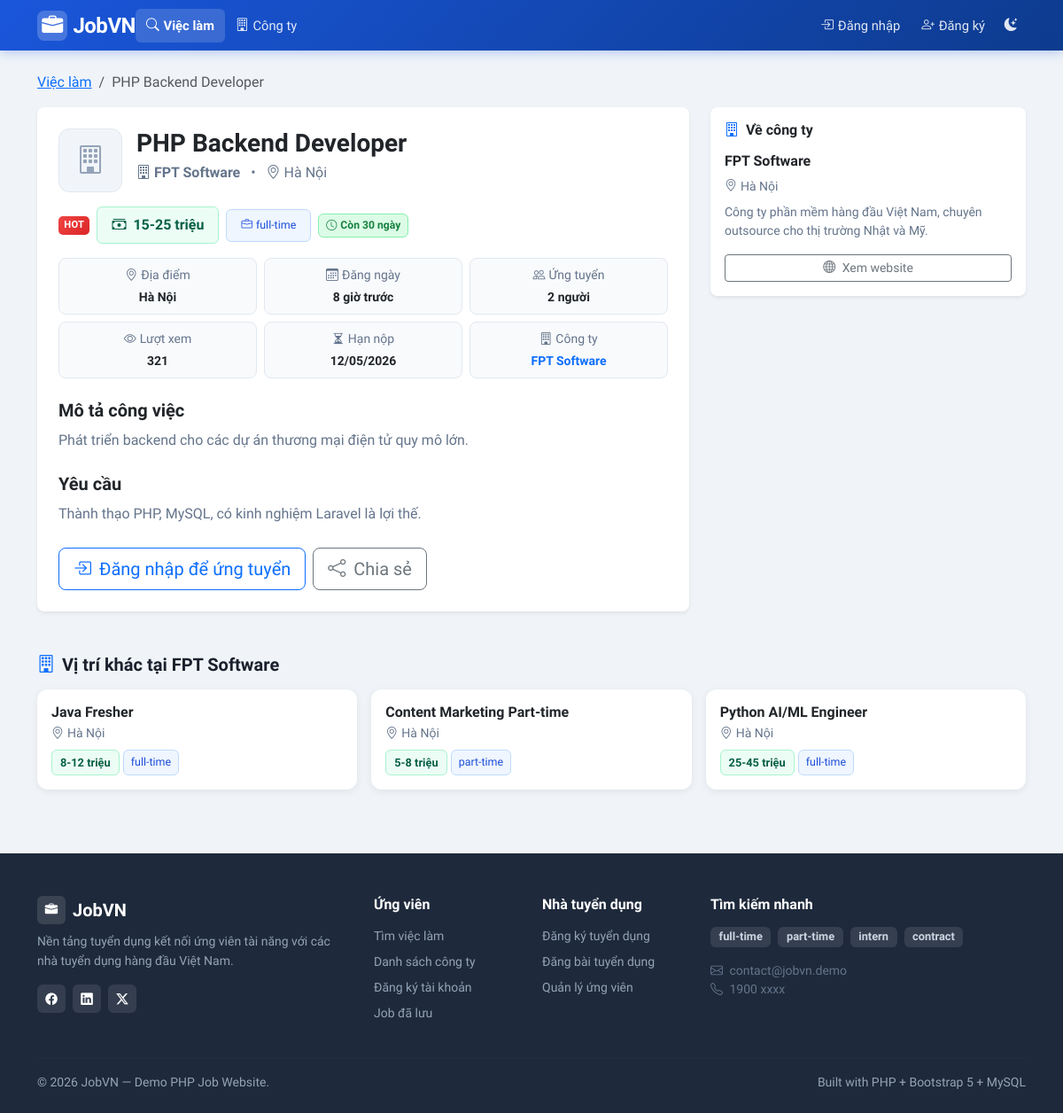
Page /index.php?page=job_detail&id=1 on the committed database.
### tables this page shows
CREATE TABLE jobs (
    id INT AUTO_INCREMENT PRIMARY KEY,
    company_id INT NOT NULL,
    employer_id INT NOT NULL,                    
    title VARCHAR(200) NOT NULL,
    description TEXT NOT NULL,
    requirements TEXT NULL,
    location VARCHAR(200) NULL,
    salary_min INT NULL,                         
    salary_max INT NULL,                         
    job_type ENUM('full-time','part-time','intern','contract') NOT NULL DEFAULT 'full-time',
    is_active TINYINT(1) NOT NULL DEFAULT 1,
    is_hot TINYINT(1) NOT NULL DEFAULT 0,        
    views INT NOT NULL DEFAULT 0,                
    expired_at DATETIME NULL,                    
    category VARCHAR(50) NOT NULL DEFAULT 'Công nghệ thông tin',   
    created_at DATETIME NOT NULL DEFAULT CURRENT_TIMESTAMP,
    FOREIGN KEY (company_id) REFERENCES companies(id) ON DELETE CASCADE,
    FOREIGN KEY (employer_id) REFERENCES users(id) ON DELETE CASCADE
);

CREATE TABLE companies (
    id INT AUTO_INCREMENT PRIMARY KEY,
    owner_id INT NOT NULL,                       
    name VARCHAR(200) NOT NULL,
    description TEXT NULL,
    location VARCHAR(200) NULL,
    website VARCHAR(200) NULL,
    logo VARCHAR(255) NULL,                      
    created_at DATETIME NOT NULL DEFAULT CURRENT_TIMESTAMP,
    UNIQUE KEY uq_company_owner (owner_id),      
    FOREIGN KEY (owner_id) REFERENCES users(id) ON DELETE CASCADE
);

### src/pages/job_detail.php (the view, shortened to what the rows shown need)
<?php
$id = (int)($_GET['id'] ?? 0);
$stmt = db()->prepare("
    SELECT j.*, c.name AS company_name, c.description AS company_desc,
           c.website AS company_site, c.logo AS company_logo,
           c.location AS company_location, c.id AS company_id
    FROM jobs j JOIN companies c ON c.id = j.company_id
    WHERE j.id = ?
");
$stmt->execute([$id]);
$j = $stmt->fetch();
$isSaved = false;
$hasApplied = false;
$relatedStmt = db()->prepare("
    SELECT * FROM jobs
    WHERE company_id = ? AND id != ? AND is_active = 1
    ORDER BY created_at DESC LIMIT 3
");
$relatedStmt->execute([$j['company_id'], $id]);
$relatedJobs = $relatedStmt->fetchAll();
$j['views'] = ($j['views'] ?? 0) + 1;
require __DIR__ . '/../layout/header.php';
?>
<nav aria-label="breadcrumb" class="mb-3">
    <ol class="breadcrumb small">
        <li class="breadcrumb-item"><a href="<?= e(url('jobs')) ?>">Việc làm</a></li>
        <li class="breadcrumb-item active"><?= e($j['title']) ?></li>
    </ol>
</nav>
<div class="row g-4">
    <div class="col-md-8">
        <div class="card border-0 shadow-sm rounded-3">
            <div class="card-body p-4">
                <div class="d-flex gap-3 align-items-start mb-3">
                    <?php if ($j['company_logo']): ?>
                        <img src="/uploads/logos/<?= e($j['company_logo']) ?>"
                             alt="<?= e($j['company_name']) ?>"
                             style="width:72px;height:72px;object-fit:contain;border-radius:12px;border:1px solid #e2e8f0;padding:6px;background:#fff;flex-shrink:0">
                    <?php else: ?>
                        <div style="width:72px;height:72px;border-radius:12px;border:1px solid #e2e8f0;
                                    background:#f1f5f9;display:flex;align-items:center;justify-content:center;
                                    color:#94a3b8;font-size:2rem;flex-shrink:0">
                        </div>
                    <?php endif; ?>
                    <div>
                        <h3 class="fw-700 mb-1"><?= e($j['title']) ?></h3>
                        <div class="text-muted">
                            <i class="bi bi-building me-1"></i><strong><?= e($j['company_name']) ?></strong>
                            <span class="mx-2">•</span>
                            <i class="bi bi-geo-alt me-1"></i><?= e($j['location']) ?>
                        </div>
                    </div>
                </div>
                <div class="d-flex flex-wrap gap-2 mb-3 align-items-center">
                    <?php if ($j['is_hot']): ?>
                        <span class="badge-hot">HOT</span>
                    <?php endif; ?>
                    <span class="badge-salary fs-6 px-3 py-2">
                        <i class="bi bi-cash-stack me-1"></i>
                        <?= e(format_salary($j['salary_min'], $j['salary_max'])) ?>
                    </span>
                    <span class="badge-type px-3 py-2">
                        <i class="bi bi-briefcase me-1"></i><?= e($j['job_type']) ?>
                    </span>
                    <?= deadline_badge($j['expired_at'] ?? null) ?>
                </div>
                <div class="row g-2 mb-4">
                    <div class="col-6 col-md-4">
                        <div class="rounded-3 p-2 text-center" style="background:#f8fafc;border:1px solid #e2e8f0">
                            <div class="text-muted small mb-1"><i class="bi bi-geo-alt me-1"></i>Địa điểm</div>
                            <div class="fw-600 small"><?= e($j['location'] ?: 'Không rõ') ?></div>
                        </div>
                    </div>
                    <div class="col-6 col-md-4">
                        <div class="rounded-3 p-2 text-center" style="background:#f8fafc;border:1px solid #e2e8f0">
                            <div class="text-muted small mb-1"><i class="bi bi-calendar3 me-1"></i>Đăng ngày</div>
                            <div class="fw-600 small"><?= time_ago($j['created_at']) ?></div>
                        </div>
                    </div>
                    <div class="col-6 col-md-4">
                    </div>
                    <div class="col-6 col-md-4">
                    </div>
                    <?php if ($j['expired_at']): ?>
                    <div class="col-6 col-md-4">
                        <div class="rounded-3 p-2 text-center" style="background:#f8fafc;border:1px solid #e2e8f0">
                            <div class="text-muted small mb-1"><i class="bi bi-hourglass-split me-1"></i>Hạn nộp</div>
                            <div class="fw-600 small"><?= date('d/m/Y', strtotime($j['expired_at'])) ?></div>
                        </div>
                    </div>
                    <?php endif; ?>
                    <div class="col-6 col-md-4">
                        <div class="rounded-3 p-2 text-center" style="background:#f8fafc;border:1px solid #e2e8f0">
                            <div class="fw-600 small">
                                <a href="<?= e(url('company_detail', ['id' => $j['company_id']])) ?>"
                                   class="text-decoration-none text-primary">
                                    <?= e(mb_strimwidth($j['company_name'], 0, 20, '...')) ?>
                                </a>
                            </div>
                        </div>
                    </div>
                </div>
                <h5 class="fw-600 mb-2">Mô tả công việc</h5>
                <div class="text-secondary mb-4" style="line-height:1.7">
                    <?= nl2br(e($j['description'])) ?>
                </div>
                <?php if ($j['requirements']): ?>
                    <h5 class="fw-600 mb-2">Yêu cầu</h5>
                    <div class="text-secondary mb-4" style="line-height:1.7">
                        <?= nl2br(e($j['requirements'])) ?>
                    </div>
                <?php endif; ?>
                <div class="d-flex gap-2 align-items-center flex-wrap">
                    <?php if ($u && $u['role'] === 'user'): ?>
                        <?php if ($hasApplied): ?>
                            <button class="btn btn-secondary btn-lg" disabled>
                                <i class="bi bi-check-circle me-1"></i> Đã ứng tuyển
                            </button>
                        <?php else: ?>
                            <a href="<?= e(url('user/apply', ['job_id' => $j['id']])) ?>"
                               class="btn btn-primary btn-lg px-4">
                                <i class="bi bi-send me-1"></i> Ứng tuyển ngay
                            </a>
                        <?php endif; ?>
                        <form method="post">
                            <input type="hidden" name="action" value="toggle_save">
                            <button class="btn btn-lg <?= $isSaved ? 'btn-danger' : 'btn-outline-danger' ?>">
                                <i class="bi bi-heart<?= $isSaved ? '-fill' : '' ?> me-1"></i>
                                <?= $isSaved ? 'Bỏ lưu' : 'Lưu job' ?>
                            </button>
                        </form>
                    <?php elseif (!$u): ?>
                        <a href="<?= e(url('login')) ?>" class="btn btn-outline-primary btn-lg">
                        </a>
                    <?php endif; ?>
                    <div class="dropdown">
                    </div>
                </div>
            </div>
        </div>
    </div>
    <div class="col-md-4">
        <div class="card border-0 shadow-sm rounded-3 sticky-top" style="top:20px">
            <div class="card-body p-3">
                <h6 class="fw-600 mb-3">
                    <i class="bi bi-building me-2 text-primary"></i>Về công ty
                </h6>
                <div class="d-flex gap-2 align-items-center mb-2">
                    <h6 class="fw-600 mb-0">
                    <a href="<?= e(url('company_detail', ['id' => $j['company_id']])) ?>"
                       class="text-decoration-none text-dark">
                        <?= e($j['company_name']) ?>
                    </a>
                </h6>
                </div>
                <?php if ($j['company_location']): ?>
                    <div class="small text-muted mb-2">
                        <i class="bi bi-geo-alt me-1"></i><?= e($j['company_location']) ?>
                    </div>
                <?php endif; ?>
                <?php if ($j['company_desc']): ?>
                    <p class="small text-secondary mb-3"><?= e(mb_strimwidth($j['company_desc'], 0, 200, '...')) ?></p>
                <?php endif; ?>
                <?php if ($j['company_site']): ?>
                    <a href="<?= e($j['company_site']) ?>" target="_blank" class="btn btn-outline-secondary btn-sm w-100">
                        <i class="bi bi-globe me-1"></i> Xem website
                    </a>
                <?php endif; ?>
            </div>
        </div>
    </div>
</div>
<?php if ($relatedJobs): ?>
<div class="mt-5">
    <h5 class="fw-700 mb-3">
        <i class="bi bi-building me-2 text-primary"></i>Vị trí khác tại <?= e($j['company_name']) ?>
    </h5>
    <div class="row g-3">
        <?php foreach ($relatedJobs as $r): ?>
            <div class="col-md-4">
                <div class="card job-card border-0 h-100">
                    <div class="card-body p-3">
                        <h6 class="fw-600 mb-1">
                            <a href="<?= e(url('job_detail', ['id' => $r['id']])) ?>"
                               class="text-decoration-none text-dark">
                                <?= e($r['title']) ?>
                            </a>
                        </h6>
                        <div class="text-muted small mb-2">
                            <i class="bi bi-geo-alt me-1"></i><?= e($r['location'] ?: 'Không xác định') ?>
                        </div>
                        <div class="d-flex flex-wrap gap-1">
                            <span class="badge-salary"><?= e(format_salary($r['salary_min'], $r['salary_max'])) ?></span>
                            <span class="badge-type"><?= e($r['job_type']) ?></span>
                        </div>
                    </div>
                </div>
            </div>
        <?php endforeach; ?>
    </div>
</div>
<?php endif; ?>
<?php require __DIR__ . '/../layout/footer.php';

### src/helpers.php (shortened to what the rows shown need)
<?php
function e($v): string
{
    return htmlspecialchars((string)$v, ENT_QUOTES, 'UTF-8');
}
function url(string $page, array $params = []): string
{
    $params = array_merge(['page' => $page], $params);
    return BASE_URL . '?' . http_build_query($params);
}
function format_salary(?int $min, ?int $max): string
{
    if ($min && $max) return $min . '-' . $max . ' triệu';
    return 'Đến ' . $max . ' triệu';
}
function time_ago(string $datetime): string
{
    $diff = time() - strtotime($datetime);
    if ($diff < 86400)     return (int)($diff / 3600) . ' giờ trước';
    return date('d/m/Y', strtotime($datetime));
}
function deadline_badge(?string $expiredAt): string
{
    $diff = (int)ceil((strtotime($expiredAt) - time()) / 86400);
    return '<span class="badge-deadline normal"><i class="bi bi-clock me-1"></i>Còn ' . $diff . ' ngày</span>';
}

### rows in the picture
jobs: title "PHP Backend Developer", company.name "FPT Software", location "Hà Nội", format_salary($j['salary_min'], $j['salary_max']) "15-25 triệu", job_type "full-time", expired_at "30", created_at "8 giờ trước", expired_at "12/05/2026", description "Phát triển backend cho các dự án thương mại điện tử quy mô lớn.", requirements "Thành thạo PHP, MySQL, có kinh nghiệm Laravel là lợi thế.", company.location "Hà Nội", company.description "Công ty phần mềm hàng đầu Việt Nam, chuyên outsource cho thị trường Nhật và Mỹ."
jobs: title "Java Fresher", location "Hà Nội", format_salary($r['salary_min'], $r['salary_max']) "8-12 triệu", job_type "full-time"
jobs: title "Content Marketing Part-time", location "Hà Nội", format_salary($r['salary_min'], $r['salary_max']) "5-8 triệu", job_type "part-time"
jobs: title "Python AI/ML Engineer", location "Hà Nội", format_salary($r['salary_min'], $r['salary_max']) "25-45 triệu", job_type "full-time"

### other values in the picture
$appCount "2"
format_views($j['views']) "321"
$t "full-time"
$t "part-time"
$t "intern"
$t "contract"
